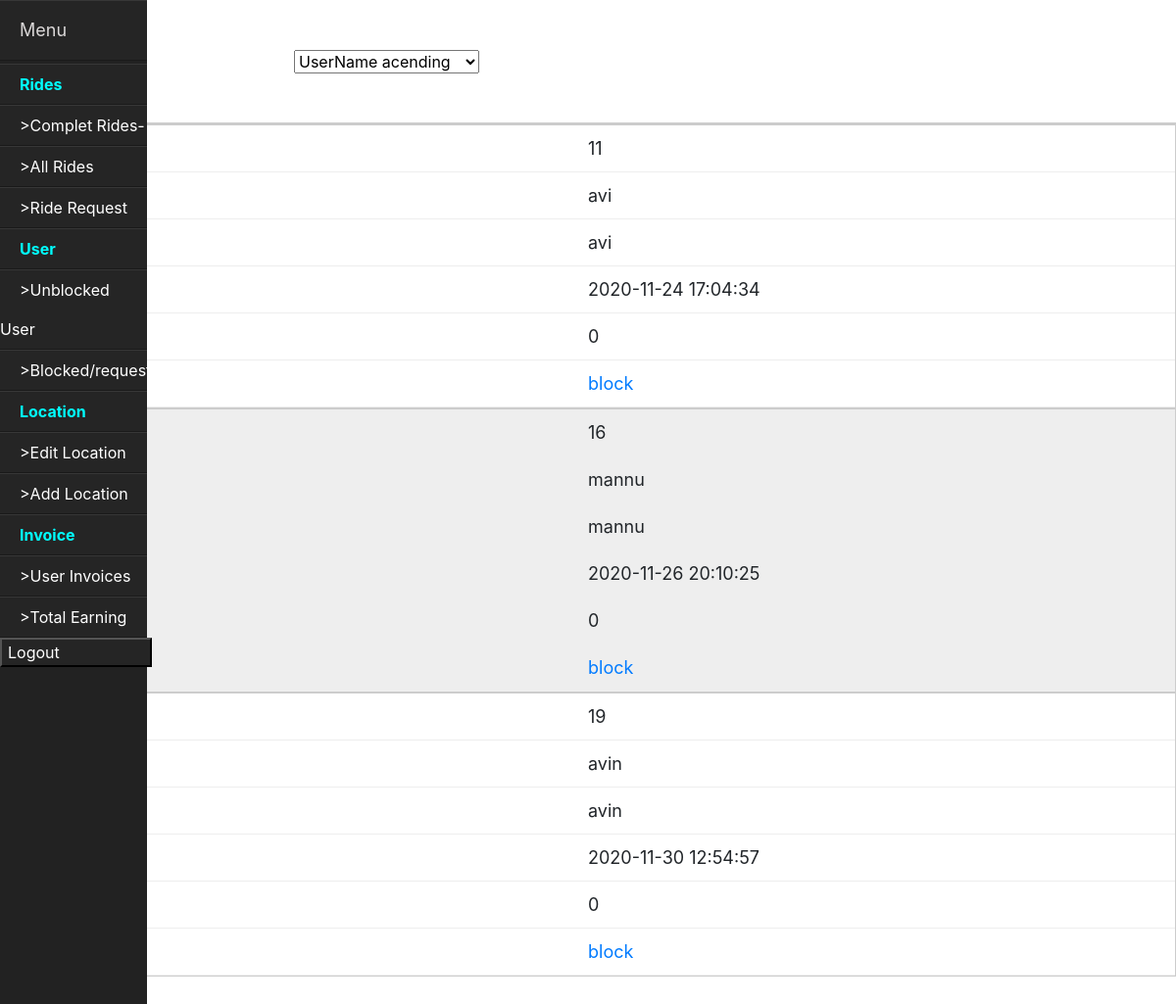
/admin/all_user.php (signed in), run on the app's committed database.
### tables this page shows
CREATE TABLE `tbl_user` (
  `user_id` int(11) NOT NULL,
  `username` varchar(255) NOT NULL,
  `name_user` varchar(255) NOT NULL,
  `dateofsignup` datetime NOT NULL,
  `mobile` varchar(255) NOT NULL,
  `isblock` tinyint(1) NOT NULL,
  `password` varchar(255) NOT NULL,
  `is_admin` tinyint(1) NOT NULL
);

### admin/request.php (called while the page is built, shortened)
<?php
    class request{
        var $host="localhost";
        var $user="root";
        var $pass="";
        var $db="cedcabs";
        public $conn;
        public function __construct()
        {
            $this->conn=mysqli_connect($this->host,$this->user,$this->pass,$this->db);
        }
    public function alluser(){
        $a=[];
        $sql=mysqli_query($this->conn,"select * from tbl_user where is_admin='0' and isblock='0'");
            if (mysqli_num_rows($sql) > 0) {
                while($row = mysqli_fetch_assoc($sql)) {
                   array_push($a,$row);
                }
            }
            return $a;
        }
}
?>

### admin/all_user.php (the view, shortened to what this page needs)
<?php
    include 'sidebar.php';
    include_once 'request.php';
    $user=new request();
?>
<!DOCTYPE html>
<html lang="en">
<head>
    <link rel="stylesheet" href="../assets/fetchuser1.css">
</head>
<body>
    <table>
        <select name="sort by" id="sort" style="margin-left:300px;margin-top:50px">
            <option value="name_asc">UserName acending</option>
        </select>
        <tbody id="show">
            <tr>
                <?php
          $row=$user->alluser();
          foreach($row as $key=>$value){
            echo "<tr><td>".$value["user_id"]."</td><td>".$value["username"]."</td><td>".$value["name_user"]."</td><td>".$value["dateofsignup"]."</td><td>".$value["isblock"]."</td><td><a href='deleteuser.php?id=".$value['user_id']."'>block</a></td></tr>";
         }
        ?>
            </tr>
        </tbody>
    </table>
</body>
</html>

### assets/fetchuser1.css (style rules this page uses)
table { width: 750px; border-collapse: collapse; margin: 50px auto; }
tr:nth-of-type(odd) { background: #eee; }
td, th { padding: 10px; border: 1px solid #ccc; text-align: left; font-size: 18px; }
@media only screen and (max-width: 760px),
(min-device-width: 768px) and (max-device-width: 1024px) { table { width: 100%; } }
@media only screen and (max-width: 760px),
(min-device-width: 768px) and (max-device-width: 1024px) { table, thead, tbody, th, td, tr { display: block; } }
@media only screen and (max-width: 760px),
(min-device-width: 768px) and (max-device-width: 1024px) { tr { border: 1px solid #ccc; } }
@media only screen and (max-width: 760px),
(min-device-width: 768px) and (max-device-width: 1024px) { td { border: none; border-bottom: 1px solid #eee; position: relative; padding-left: 50%; } }
@media only screen and (max-width: 760px),
(min-device-width: 768px) and (max-device-width: 1024px) { td:before { position: absolute; top: 6px; left: 6px; width: 45%; padding-right: 10px; white-space: nowrap; content: attr(data-column); color: #000; font-weight: bold; } }

### data on the page
tbl_user: user_id "11", username "avi", name_user "avi", dateofsignup "2020-11-24 17:04:34", isblock "0"
tbl_user: user_id "16", username "mannu", name_user "mannu", dateofsignup "2020-11-26 20:10:25", isblock "0"
tbl_user: user_id "19", username "avin", name_user "avin", dateofsignup "2020-11-30 12:54:57", isblock "0"
